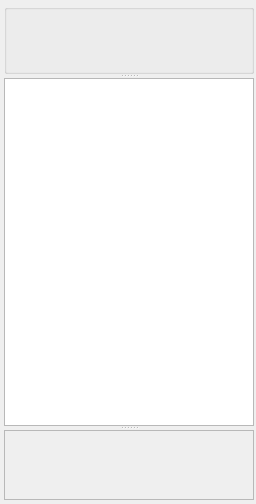
<?xml version="1.0" encoding="UTF-8"?>
<ui version="4.0">
 <class>Chat</class>
 <widget class="QWidget" name="Chat">
  <property name="geometry">
   <rect>
    <x>0</x>
    <y>0</y>
    <width>256</width>
    <height>504</height>
   </rect>
  </property>
  <property name="windowTitle">
   <string>閃電</string>
  </property>
  <property name="windowOpacity">
   <double>0.000000000000000</double>
  </property>
  <property name="layoutDirection">
   <enum>Qt::LeftToRight</enum>
  </property>
  <property name="autoFillBackground">
   <bool>false</bool>
  </property>
  <layout class="QVBoxLayout" name="verticalLayout">
   <property name="spacing">
    <number>1</number>
   </property>
   <property name="leftMargin">
    <number>4</number>
   </property>
   <property name="topMargin">
    <number>4</number>
   </property>
   <property name="rightMargin">
    <number>2</number>
   </property>
   <property name="bottomMargin">
    <number>4</number>
   </property>
   <item>
    <widget class="QSplitter" name="splitter">
     <property name="orientation">
      <enum>Qt::Vertical</enum>
     </property>
     <widget class="QGroupBox" name="MessageHead">
      <property name="minimumSize">
       <size>
        <width>0</width>
        <height>70</height>
       </size>
      </property>
      <property name="maximumSize">
       <size>
        <width>16777215</width>
        <height>70</height>
       </size>
      </property>
      <property name="font">
       <font>
        <family>楷体</family>
        <pointsize>14</pointsize>
       </font>
      </property>
      <property name="title">
       <string/>
      </property>
      <property name="flat">
       <bool>false</bool>
      </property>
      <property name="checkable">
       <bool>false</bool>
      </property>
     </widget>
     <widget class="QListWidget" name="listWidget">
      <property name="minimumSize">
       <size>
        <width>200</width>
        <height>0</height>
       </size>
      </property>
     </widget>
     <widget class="QFrame" name="frame">
      <property name="minimumSize">
       <size>
        <width>0</width>
        <height>70</height>
       </size>
      </property>
      <property name="maximumSize">
       <size>
        <width>16777215</width>
        <height>70</height>
       </size>
      </property>
      <property name="frameShape">
       <enum>QFrame::StyledPanel</enum>
      </property>
      <property name="frameShadow">
       <enum>QFrame::Sunken</enum>
      </property>
     </widget>
    </widget>
   </item>
  </layout>
 </widget>
 <resources/>
 <connections/>
</ui>
